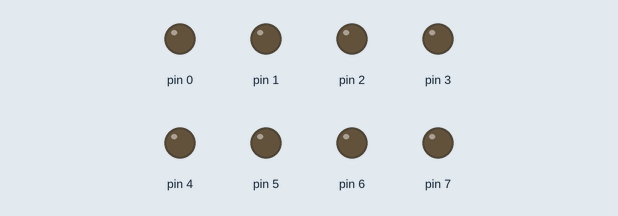
Simulated run of this sketch. Board: Arduino Uno, built with avr-gcc and run on an emulated ATmega328P. On the bench: output pins drawn as LEDs (lit = HIGH).

Above: at 0.05 s.
At 0.35 s:
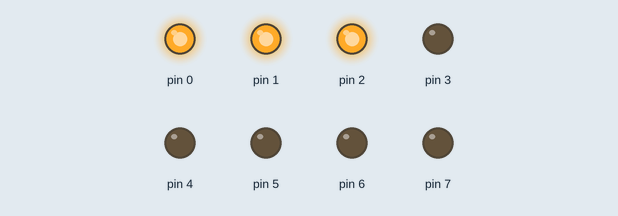
At 0.75 s:
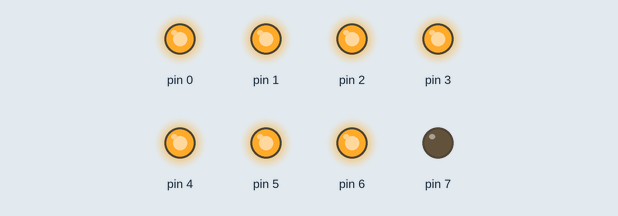
At 1.45 s:
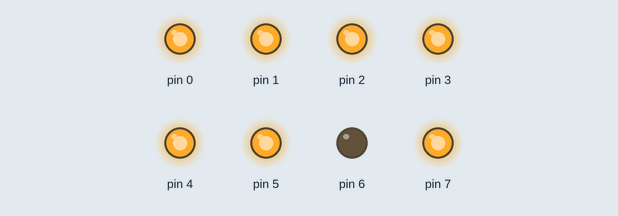
At 2.15 s:
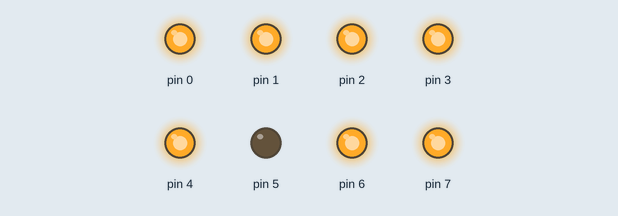
At 2.85 s:
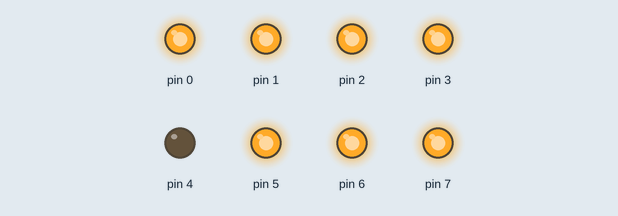
Timing chart, 0 to 3.1 s (numbered marks = the images above):
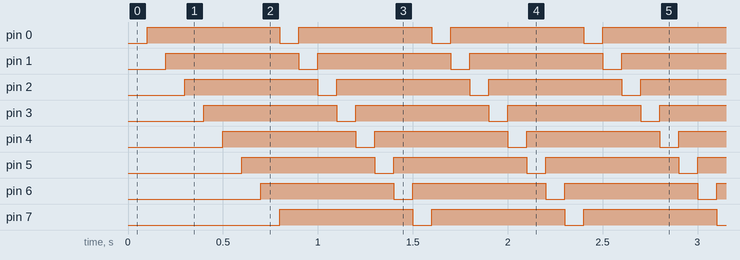

Measured:
- by itself, pin 0–7: alternates HIGH for 0.70 s and LOW for 0.10 s

The sketch:

arduino.73.lucesidayvuelta.ino
```cpp
int tiempo = 100; //variable entera de tiempo que retarda

void setup() {  //bucle for para configurar salidas

  for (int i = 0; i <= 7; i = i + 1) {
    pinMode(i, OUTPUT); //el for que configura las salidas
  }
}

void loop() {  //este bucle se repite siempre

  for (int i = 0; i <= 7; i = i + 1) { //for para prender y apagar
    digitalWrite(i, LOW); //apagar 1 a 1 las salidas
    delay(tiempo); //retardo de apagado
    digitalWrite(i, HIGH); //prender 1 a 1 las salidas
  }

}
```
